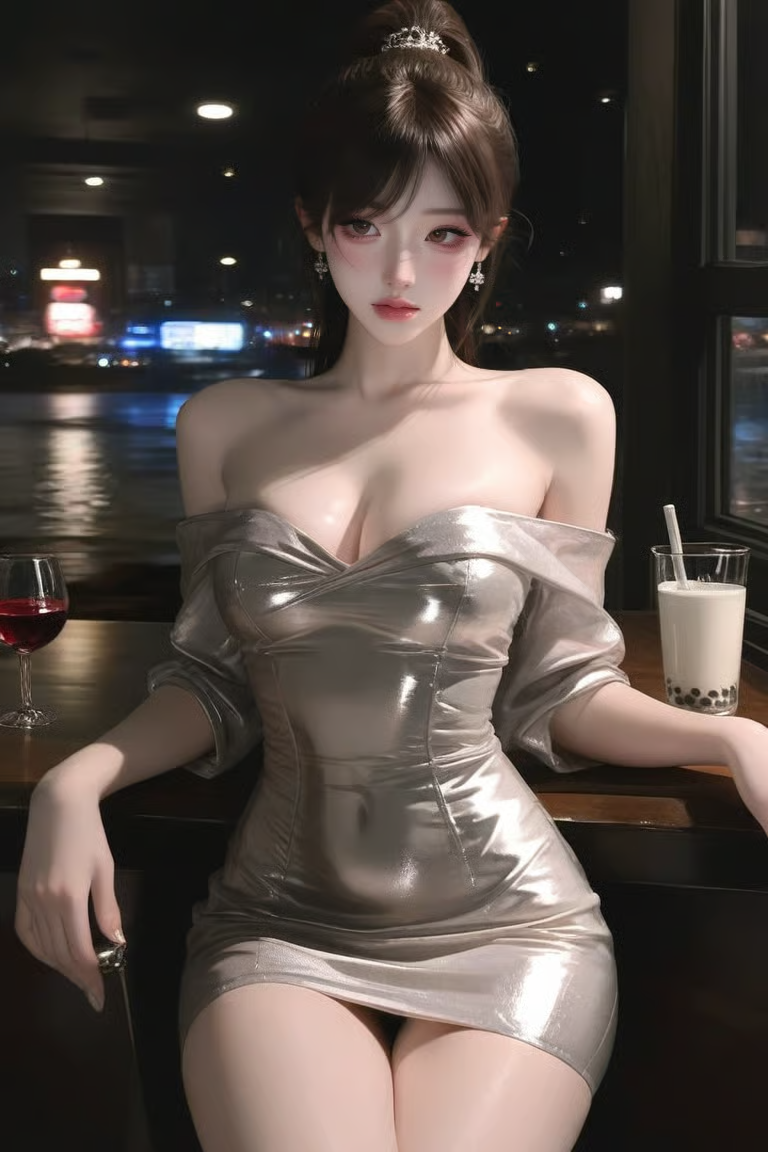
#> input picture ref/scene.png, 768 x 1152 px, given in place of master.jpg, which was not available
$ python stage_colorfix.py
#> lines starting #> are read from the running program, lines starting #| are printed output that depends on the picture; after the words box and inside, x2 and y2 are one past the last pixel; in counts of white or black regions, pixels touching at a corner belong together; pictures that were not available may be replaced by others from this repository, and a replacement may not be noted
### tools/layers_lib.py
"""Shared helpers for building rig layers."""
import cv2, numpy as np, os, json

GEN = os.path.join(os.path.dirname(__file__), '..', 'gen')

def imread(p):
#> called with p = 'master.jpg'
    im = cv2.imread(p if os.path.isabs(p) else os.path.join(GEN, p), cv2.IMREAD_UNCHANGED)
#> im is the input picture: shape (1152, 768, 4); mean B, G, R, A 71.8, 77.6, 87.6, 255
    if im is None: raise FileNotFoundError(p)
    return im

def f32(im): return im.astype(np.float32) / 255.0

def load_rgb(p): return f32(imread(p)[..., :3])

# [4 lines left out: function load_mask, not called in this run]

def smoothstep(e0, e1, x):
    t = np.clip((x - e0) / (e1 - e0), 0, 1); return t * t * (3 - 2 * t)

# [47 lines left out: functions blur, fast_blur, norm_blur, extend_colors, unmix, known_bg_alpha and 1 more, not called in this run]

def color_mask(seg, col, tol=60):
    return (np.abs(seg.astype(np.int32) - np.array(col[::-1])).max(2) < tol).astype(np.float32)

def dilate(m, r):
    if r <= 0: return m
    k = cv2.getStructuringElement(cv2.MORPH_ELLIPSE, (2 * r + 1, 2 * r + 1))
    return cv2.dilate(m, k)

def erode(m, r):
    k = cv2.getStructuringElement(cv2.MORPH_ELLIPSE, (2 * r + 1, 2 * r + 1))
    return cv2.erode(m, k)

# [14 lines left out: functions fill_holes, largest_components, not called in this run]

class PartWriter:
    def __init__(self, outdir, scale=1.0):
        self.outdir = outdir; os.makedirs(outdir, exist_ok=True); self.parts = {}; self.scale = scale

    # [22 lines left out: function save, not called in this run]

    def dump(self, path, extra):
        json.dump(dict(parts=self.parts, **extra), open(path, 'w'), indent=1)

# [5 lines left out: function clamp_chroma, not called in this run]

### tools/stage_colorfix.py
"""Colour-match the clean-eye family of passes back to the master."""
import numpy as np, cv2, os, sys
sys.path.insert(0, os.path.dirname(__file__))
from layers_lib import *
M = load_rgb('master.jpg'); EC = load_rgb('aligned/eyeclean.png')
#> call 2 of imread, with p = 'aligned/eyeclean.png'
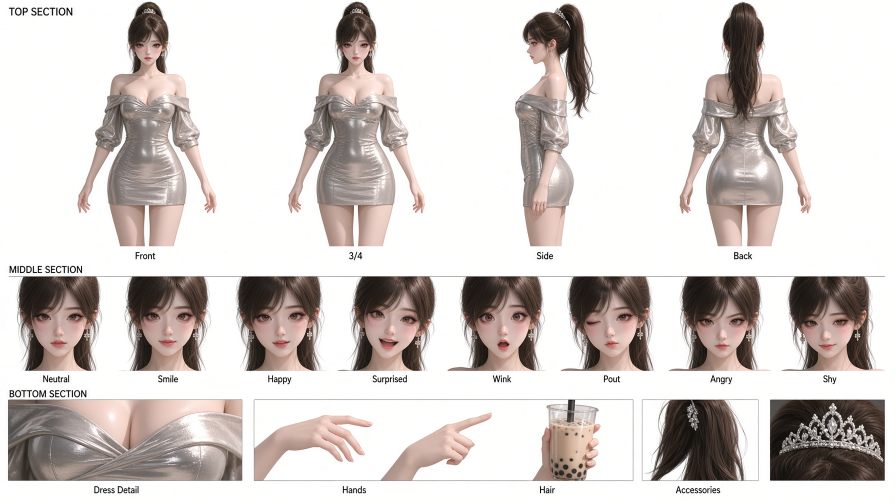
#> input picture ref/sheet.png, 1792 x 1008 px, given in place of eyeclean.png, which was not available (shown at 1/2 size)
#> in imread, im is the input picture: shape (1008, 1792, 4); mean B, G, R, A 203.1, 206, 212.6, 255
SEG = imread('aligned/seg.png'); H, W = M.shape[:2]
#> call 3 of imread, with p = 'aligned/seg.png'
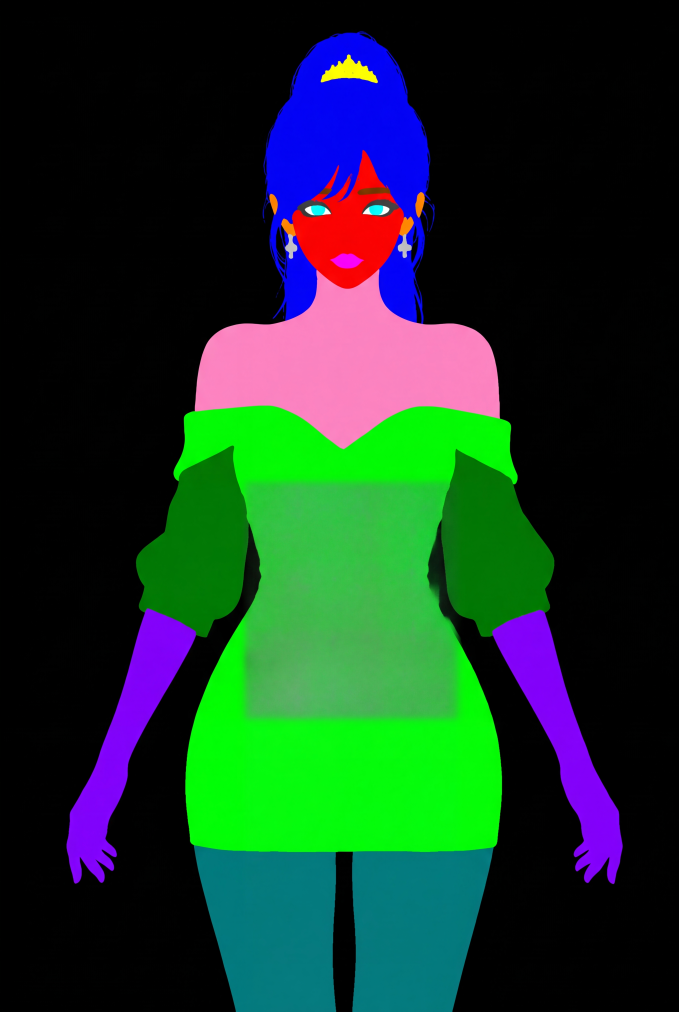
#> input picture gen/edits/seg.jpg, 3392 x 5056 px, given in place of seg.png, which was not available (shown at 1/5 size)
#> in imread, im is the input picture: shape (5056, 3392, 3); mean B, G, R 39, 55.1, 24
#> after `H, W = M.shape[:2]`: H = 1152; W = 768
skin = (color_mask(SEG, (255, 0, 0), 90) + color_mask(SEG, (255, 128, 192), 90) > 0).astype(np.float32)
#> in color_mask, `return (np.abs(seg.astype(np.int32) - np.array(col[::-1])).max(2) < to..`:
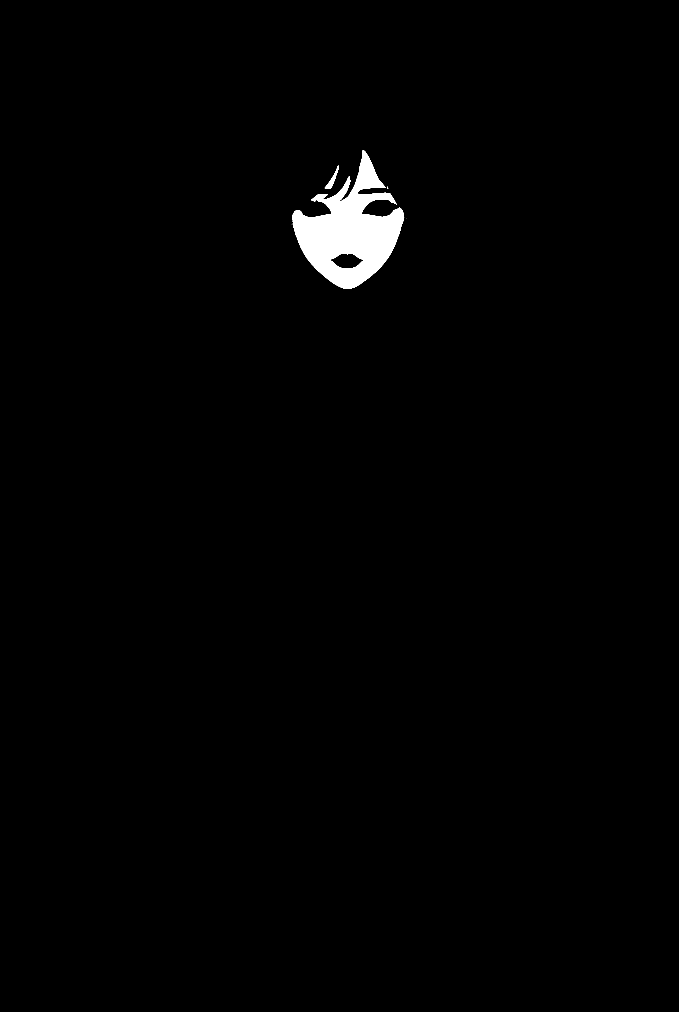
#> returned value: shape (5056, 3392) float32 (shown at 1/5 size); values 0 (black) and 1 (white), 1.1% white; 5 white regions (2 under 20 px), largest, box (x1, y1, x2, y2) and area: (1461, 752, 2021, 1444) 181625, (1624, 828, 1694, 945) 1912, (1935, 933, 1941, 942) 31
#> in color_mask (call 2), `return (np.abs(seg.astype(np.int32) - np.array(col[::-1])).max(2) < to..`: returned value: shape (5056, 3392) float32; values 0 (black) and 1 (white), 4.5% white; 276 white regions (268 under 20 px), largest, box (x1, y1, x2, y2) and area: (974, 1345, 2499, 2245) 758456, (1990, 1161, 2058, 1289) 3638, (1426, 1168, 1486, 1293) 3563
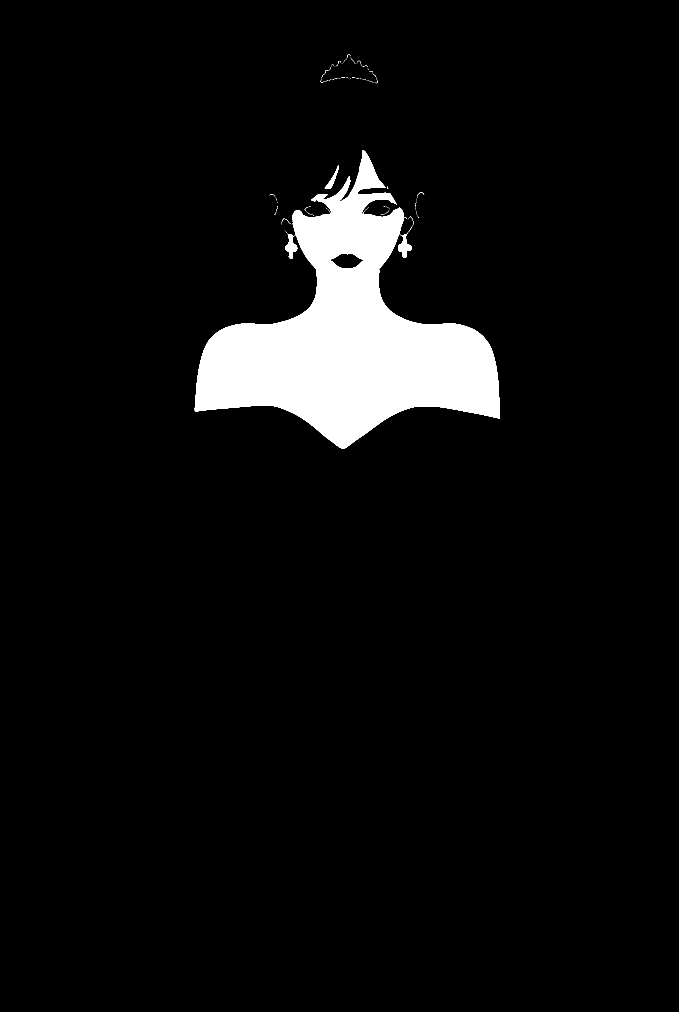
#> skin: shape (5056, 3392) float32 (shown at 1/5 size); values 0 (black) and 1 (white), 5.5% white; 275 white regions (267 under 20 px), largest, box (x1, y1, x2, y2) and area: (974, 752, 2499, 2245) 940193, (1990, 1161, 2058, 1289) 3638, (1426, 1168, 1486, 1293) 3563
hairish = color_mask(SEG, (0, 0, 255), 90)
#> call 3 of color_mask, with col = (0, 0, 255), tol = 90
#> in color_mask (call 3), `return (np.abs(seg.astype(np.int32) - np.array(col[::-1])).max(2) < to..`:
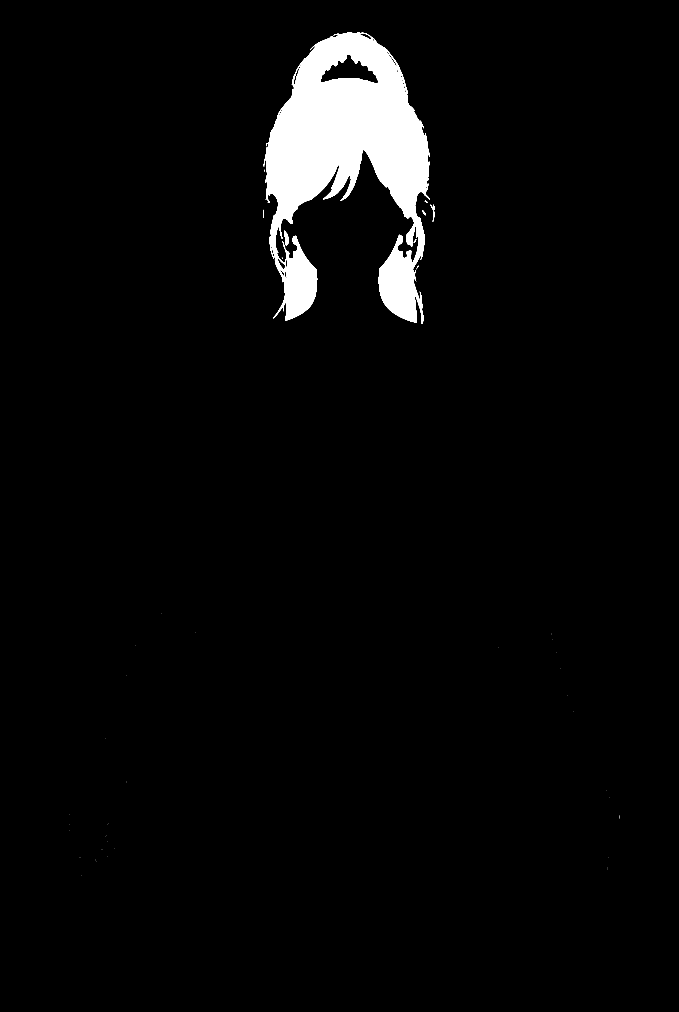
#> returned value: shape (5056, 3392) float32 (shown at 1/5 size); values 0 (black) and 1 (white), 3.5% white; 58 white regions (48 under 20 px), largest, box (x1, y1, x2, y2) and area: (1319, 161, 2150, 1619) 604302, (1421, 1153, 1445, 1228) 1002, (2150, 1023, 2172, 1109) 388
eyes = np.zeros((H, W), np.float32)
for (cx, cy) in [(1590, 1045), (1882, 1045)]: cv2.ellipse(eyes, (cx, cy), (150, 80), 0, 0, 360, 1, -1)
#> eyes: shape (1152, 768) float32; every value is 0
w = erode(skin, 4) * (1 - dilate(eyes, 10)) * (1 - dilate(hairish, 10))
#> in erode, `return cv2.erode(m, k)`:
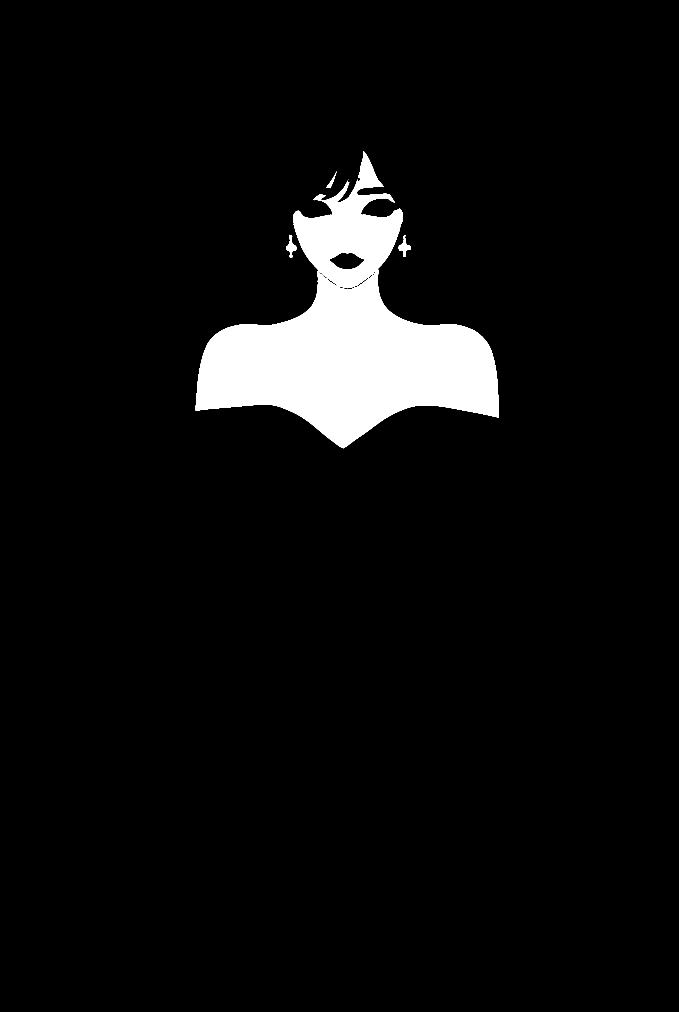
#> returned value: shape (5056, 3392) float32 (shown at 1/5 size); values 0 (black) and 1 (white), 5.3% white; 9 white regions (5 under 20 px), largest, box (x1, y1, x2, y2) and area: (978, 757, 2495, 2241) 908779, (1994, 1175, 2054, 1285) 2366, (1430, 1174, 1482, 1289) 2320, (1631, 858, 1683, 941) 819
#> in dilate, `k = cv2.getStructuringElement(cv2.MORPH_ELLIPSE, (2 * r + 1, 2 * r + 1))`:
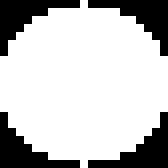
#> k: shape (21, 21) (shown 8 times larger); values 0 (black) and 1 (white), 75.5% white; 4 black regions, box (x1, y1, x2, y2) and area: (0, 0, 10, 7) 27, (11, 0, 21, 7) 27, (0, 14, 10, 21) 27, (11, 14, 21, 21) 27
#> (the run stopped early here; a loop or call above may not have finished)
